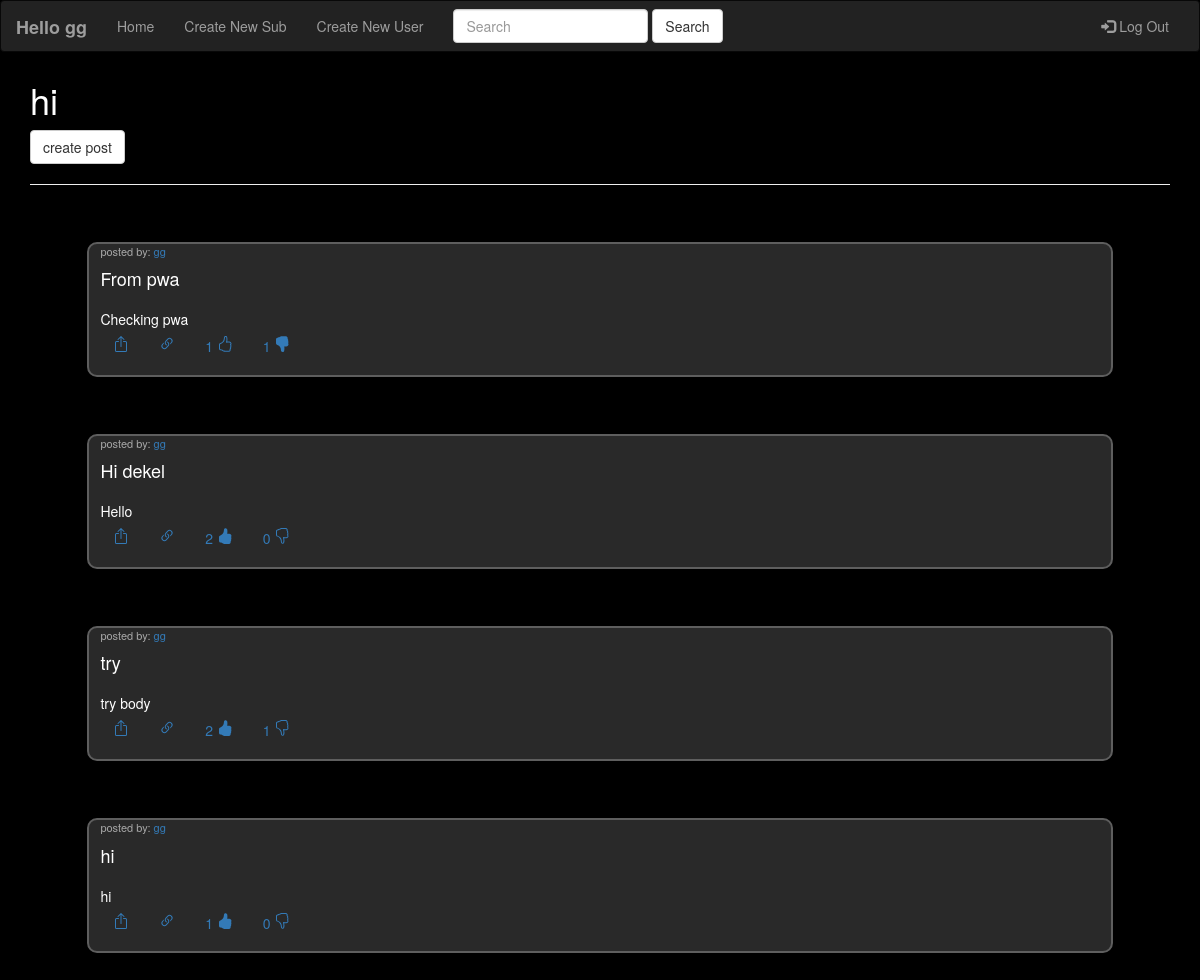
Page /sub/hi (signed in) on the committed database.
### tables this page shows
CREATE TABLE Subs (	Name text NOT NULL PRIMARY KEY,	Type text,	Creator text NOT NULL);

CREATE TABLE Posts (	PostId INTEGER NOT NULL PRIMARY KEY,	PostHead TEXT NOT NULL,	PostBody TEXT,	Poster TEXT NOT NULL,	Sub TEXT NOT NULL,	Likes INTEGER NOT NULL,	Dislikes INTEGER NOT NULL, LikedBy TEXT, DisLikedBy TEXT);

### main.py (the view)
@app.route("/sub/<string:subName>")
def subRoute(subName):
    isloggedin = checkIfLoggedIn(session)
    if isloggedin:
        isloggedin = session["loggedin"]
    else:
        isloggedin = False
    conn = sqlite3.connect("db/forum.db")
    cursor = conn.execute(f"SELECT Name FROM Subs WHERE Name = '{subName}'")
    conn.commit()
    names = list(map(lambda x: x[0], cursor.fetchall()))
    cursor = conn.execute(f"SELECT * FROM Posts WHERE Sub = '{subName}'")
    conn.commit()
    posts = list(cursor.fetchall())
    print(posts)
    if len(names) == 1:
        return render_template("subPage.html", isloggedin=isloggedin, subName=names[0], posts=posts)
    else:
        return redirect("/errorPage/sub-not-exist")

### main.py (called while the page is built)
def checkLoggin(username, password):
    conn = sqlite3.connect("db/forum.db")
    cursor = conn.execute("SELECT * FROM Users")
    for i in cursor:
        if username == i[1] and password == i[2]:
            return True
    return False

def checkIfLoggedIn(s):
    isloggedin = "loggedin" in s.keys()
    if isloggedin:
        isloggedin = s["loggedin"]
        if isloggedin:
            try:
                isloggedin = checkLoggin(s["username"], s["password"])
            except:
                isloggedin = False
    else:
        isloggedin = False
    return isloggedin

### templates/subPage.html (shortened to what this page needs)
{% extends "base.html" %}
{% block body %}
    <div class="container">
        <h1>{{ subName }}</h1>
        {% if isloggedin %}
        <button type="button" data-toggle="modal" data-target="#exampleModal" class="btn btn-default">create post</button>
        {% endif %}
        <hr>
        {% for i in posts %}
        <div class="post">
            <div class="header" onclick="window.location.href = '/sub/{{ i[4] }}/{{ i[0] }}'">
                <div class="op">
                    posted by: <a href="/user/{{ i[3] }}">{{ i[3] }}</a>
                </div>
                <h4>{{ i[1] }}</h4>
            </div>
            <div onclick="window.location.href = '/sub/{{ i[4] }}/{{ i[0] }}'">
                {{ i[2] }}
            </div>
            <div class="options">
                <button class="btn btn-link" onclick="share('/sub/{{ i[4] }}/{{ i[0] }}')">
                </button>
                <button class="btn btn-link" onclick="copy('/sub/{{ i[4] }}/{{ i[0] }}')">
                </button>
                {% if isloggedin %}
                <button class="btn btn-link" onclick="like('{{ i[0] }}')">
                    {{ i[5] }}
                </button>
                <button class="btn btn-link" onclick="dislike('{{ i[0] }}')">
                    {{ i[6] }}
                </button>
                {% endif %}
            </div>
        </div>
        {% endfor %}
    </div>
{% endblock %}

### templates/base.html (style rules this page uses)
body { background-color: #000; color: white; -webkit-top-highlight-color: transparent; padding-top: 60px; }

### templates/subPage.html (style rules this page uses)
.post { border-style: solid; border-width: 2px; border-radius: 10px; border-color: rgb(94, 94, 94); background-color: rgb(41, 41, 41); padding-left: 1%; padding-bottom: 1%; margin: 5%; }
.header { margin-top: 0%; margin-bottom: 2%; }
.op { font-size: 11px; color: rgb(167, 167, 167); }

### rows in the picture
Subs: Name "hi"
Posts: Poster "gg", PostHead "From pwa", PostBody "Checking pwa", Likes "1", LikedBy ",aaa" (drawn), Dislikes "1", DisLikedBy ",gg" (drawn)
Posts: Poster "gg", PostHead "Hi dekel", PostBody "Hello", Likes "2", Dislikes "0"
Posts: Poster "gg", PostHead "try", PostBody "try body", Likes "2", Dislikes "1"
Posts: Poster "gg", PostHead "hi", PostBody "hi", Likes "1", Dislikes "0"

### other values in the picture
{{ session["username"] }} "gg"
